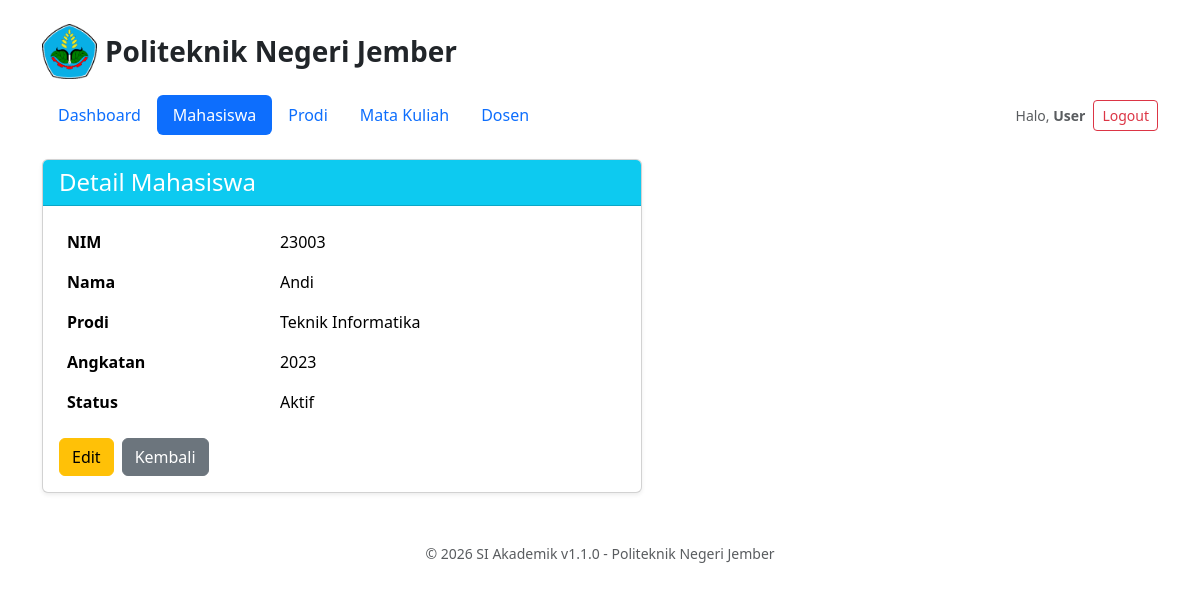
The app's page /setoran_BKPM-1/si-akademik_acara16/mahasiswa/23003 (signed in) with its own data.
### tables this page shows
CREATE TABLE IF NOT EXISTS mahasiswa (
    id       INT AUTO_INCREMENT PRIMARY KEY,
    nim      VARCHAR(20)  NOT NULL UNIQUE,
    nama     VARCHAR(100) NOT NULL,
    email    VARCHAR(100) NOT NULL,
    prodi_id INT          NOT NULL,
    angkatan INT          NOT NULL,
    status   VARCHAR(10)  NOT NULL DEFAULT 'aktif'
);

CREATE TABLE IF NOT EXISTS prodi (
    id   INT AUTO_INCREMENT PRIMARY KEY,
    kode VARCHAR(10)  NOT NULL,
    nama VARCHAR(100) NOT NULL
);

### app/Views/layouts/main.php (called while the page is built, shortened)
<?php
require __DIR__ . '/../partials/header.php';
require __DIR__ . '/../partials/navbar.php';
require $content;
require __DIR__ . '/../partials/footer.php';

### app/Core/BaseController.php (called while the page is built, shortened)
<?php
class BaseController
{
    protected function view(
        string $view,
        array $data = [],
        string $active = '',
        bool $useLayout = true
    ): void {
        extract($data, EXTR_SKIP);
        $content = __DIR__ . '/../Views/' . $view . '.php';
        require __DIR__ . '/../Views/layouts/main.php';
    }
}

### app/Controllers/MahasiswaController.php (called while the page is built, shortened)
<?php
class MahasiswaController extends BaseController
{
    private MahasiswaService $service;
    public function __construct(MahasiswaService $service)
    {
        $this->service = $service;
    }
    public function show($nim): void
    {
        $this->view(
            'mahasiswa/detail',
            ['mahasiswaDitemukan' => $this->service->detail((string) $nim)],
            'mahasiswa'
        );
    }
}

### public/index.php (called while the page is built, shortened)
<?php
$routes = require __DIR__ . '/../routes/web.php';
$requestUri = parse_url($_SERVER['REQUEST_URI'], PHP_URL_PATH);
$method     = $_SERVER['REQUEST_METHOD'];
$uri = $requestUri;
if (defined('BASE_URL') && !empty(BASE_URL)) {
    if (str_starts_with($uri, BASE_URL)) {
        $uri = substr($uri, strlen(BASE_URL));
    }
}
try {
    $router = new App\Core\Router($routes);
    $router->dispatch($uri, $method);
} catch (Throwable $e) {
    App\Core\Logger::error('Error tak tertangani', $e);
    http_response_code(500);
    echo 'Terjadi gangguan pada sistem. Silakan coba beberapa saat lagi.';
}

### app/Models/Mahasiswa.php (called while the page is built, shortened)
<?php
class Mahasiswa
{
    private string $nim;
    private string $nama;
    private string $prodi;
    private string $angkatan;
    private string $status;
    public function __construct(
        string $nim,
        string $nama,
        string $prodi,
        string $angkatan = '',
        string $status = 'aktif'
    ) {
        $this->nim = $nim;
        $this->nama = $nama;
        $this->prodi = $prodi;
        $this->angkatan = $angkatan !== ''
            ? $angkatan
            : ('20' . substr($nim, 0, 2));
        $this->status = $status;
    }
    public function getNim(): string
    {
        return $this->nim;
    }
    public function getNama(): string
    {
        return $this->nama;
    }
    public function getProdi(): string
    {
        return $this->prodi;
    }
    public function getAngkatan(): string
    {
        return $this->angkatan;
    }
    public function getStatus(): string
    {
        return $this->status;
    }
}

### app/Repositories/MahasiswaRepository.php (called while the page is built, shortened)
<?php
class MahasiswaRepository
{
    private Database $database;
    public function __construct(Database $database)
    {
        $this->database = $database;
    }
    private function db(): PDO
    {
        return $this->database->getConnection();
    }
    public function findByNim(string $nim): ?Mahasiswa
    {
        $stmt = $this->db()->prepare(
            "SELECT m.nim, m.nama, m.angkatan, m.status,
                    p.nama AS prodi_nama
             FROM mahasiswa m
             JOIN prodi p ON m.prodi_id = p.id
             WHERE m.nim = :nim"
        );
        $stmt->execute([
            'nim' => $nim
        ]);
        $row = $stmt->fetch(PDO::FETCH_ASSOC);
        return new Mahasiswa(
            $row['nim'],
            $row['nama'],
            $row['prodi_nama'],
            (string) $row['angkatan'],
            $row['status']
        );
    }
}

### app/Core/Database.php (called while the page is built, shortened)
<?php
class Database
{
    private PDO $pdo;
    public function __construct()
    {
        $config = require __DIR__ . '/../../config/database.php';
        try {
            $this->pdo = new PDO(
                "mysql:host={$config['host']};dbname={$config['dbname']};charset={$config['charset']}",
                $config['username'],
                $config['password']
            );
            $this->pdo->setAttribute(
                PDO::ATTR_ERRMODE,
                PDO::ERRMODE_EXCEPTION
            );
        } catch (PDOException $e) {
            Logger::error('Koneksi database gagal', $e);
            throw new \RuntimeException('Koneksi database gagal', 0, $e);
        }
    }
    public function getConnection(): PDO
    {
        return $this->pdo;
    }
}

### config/database.php (called while the page is built)
<?php
return [
'host'     => '127.0.0.1:3307',
'dbname'   => 'si_akademik',
'username' => 'root',
'password' => '',
'charset'  => 'utf8mb4',
];

### app/Services/MahasiswaService.php (called while the page is built, shortened)
<?php
class MahasiswaService
{
    public function detail(string $nim)
    {
        return $this->repo->findByNim($nim);
    }
}

### app/Views/mahasiswa/detail.php (the view)
<div class="card shadow-sm" style="max-width:600px">
    <div class="card-header bg-info text-white">
        <h4 class="mb-0">Detail Mahasiswa</h4>
    </div>
<div class="card-body"><?php if($mahasiswaDitemukan):?><table class="table table-borderless">
        <tr>
            <th>NIM</th>
            <td><?=htmlspecialchars($mahasiswaDitemukan->getNim())?></td>
        </tr>
    <tr>
        <th>Nama</th>
        <td><?=htmlspecialchars($mahasiswaDitemukan->getNama())?></td>
    </tr>
<tr>
    <th>Prodi</th>
    <td><?=htmlspecialchars($mahasiswaDitemukan->getProdi())?></td>
</tr>
<tr>
    <th>Angkatan</th>
    <td><?=htmlspecialchars($mahasiswaDitemukan->getAngkatan())?></td>
</tr>
<tr>
    <th>Status</th>
    <td><?=htmlspecialchars(ucfirst($mahasiswaDitemukan->getStatus()))?></td>
</tr>
</table>
<div class="d-flex gap-2">
    <a href="<?=BASE_URL?>/mahasiswa/<?=urlencode($mahasiswaDitemukan->getNim())?>/edit" class="btn btn-warning">Edit</a>
    <a href="<?=BASE_URL?>/mahasiswa" class="btn btn-secondary">Kembali</a>
</div><?php else:?><p class="text-danger">Mahasiswa tidak ditemukan.</p>
<a href="<?=BASE_URL?>/mahasiswa" class="btn btn-secondary">Kembali</a><?php endif;?></div>
</div>

### app/Core/Router.php (shortened to what this page needs)
<?php
class Router
{
    private array $routes;
    public function __construct(array $routes)
    {
        $this->routes = $routes;
    }
    public function dispatch(string $uri, string $method): void
    {
        $uri = $this->normalize($uri);
        foreach ($this->routes[$method] ?? [] as $routePattern => $routeConfig) {
            $pattern = $this->normalize($routePattern);
            $regex = preg_replace(
                '/\{[a-zA-Z0-9_]+\}/',
                '([a-zA-Z0-9_]+)',
                $pattern
            );
            $regex = '#^' . $regex . '$#';
            if (preg_match($regex, $uri, $params)) {
                array_shift($params);
                $this->callController($routeConfig, $params);
                return;
            }
        }
    }
    private function normalize(string $path): string
    {
        $path = trim($path, '/');
        return $path === '' ? '/' : '/' . $path;
    }
    private function callController(
        array $routeConfig,
        array $params
    ): void {
        $controllerClass = "App\\Controllers\\{$routeConfig['controller']}";
        $action = $routeConfig['action'];
        $controller = $this->makeController($controllerClass);
        call_user_func_array(
            [$controller, $action],
            $params
        );
    }
    private function makeController(string $controllerClass): object
    {
        if ($controllerClass === 'App\\Controllers\\MahasiswaController') {
            $database = new Database();
            $service = new MahasiswaService(
                new MahasiswaRepository($database),
                new ProdiRepository($database)
            );
            return new $controllerClass($service);
        }
        return new $controllerClass();
    }
}

### records on screen
mahasiswa: nim "23003", nama "Andi", prodi.nama "Teknik Informatika", angkatan "2023", status "Aktif"
